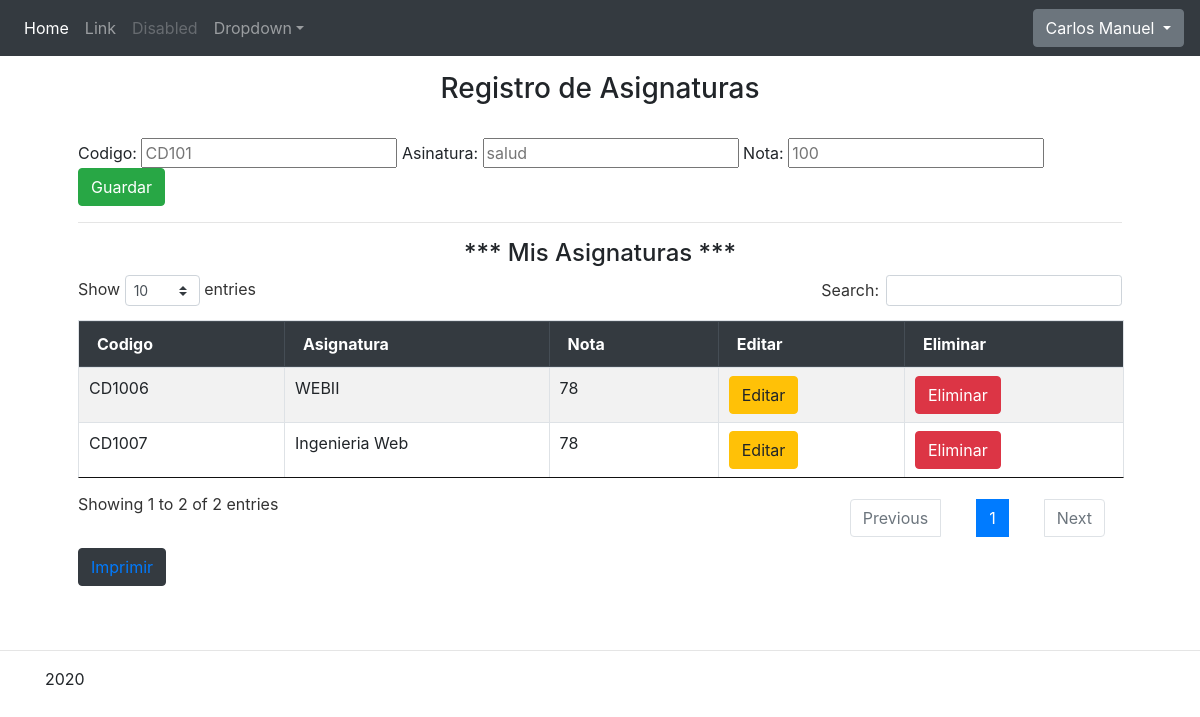
The app's page /admin.php (signed in) with its own data.
### tables this page shows
CREATE TABLE `usuarios` (
  `IdUsuario` int(11) NOT NULL AUTO_INCREMENT,
  `NombreU` varchar(20) NOT NULL,
  `PasswordU` text NOT NULL,
  `IdAlumno` int(11) NOT NULL,
  `IdTipoUsuario` int(11) NOT NULL,
  PRIMARY KEY (`IdUsuario`)
);

CREATE TABLE `alumno` (
  `IdAlumno` int(11) NOT NULL AUTO_INCREMENT,
  `NombreA` varchar(70) NOT NULL,
  `TelefonoA` varchar(12) NOT NULL,
  `GeneroA` varchar(12) NOT NULL,
  `CorreoA` varchar(40) NOT NULL,
  PRIMARY KEY (`IdAlumno`)
);

CREATE TABLE `asignaturas` (
  `id` int(11) NOT NULL AUTO_INCREMENT,
  `codigoAsignatura` varchar(25) NOT NULL,
  `nombreAsignatura` varchar(40) NOT NULL,
  `nota` int(11) NOT NULL,
  `IdAlumno` int(11) DEFAULT NULL,
  PRIMARY KEY (`id`)
);

### admin.php (the view, shortened to what this page needs)
<?php
    include ('conexion/conexion_db.php');
    $iduser = $_SESSION['id_usuario'];
    $sql="SELECT u.Idusuario, a.NombreA FROM usuarios AS u INNER JOIN alumno A ON u.IdAlumno = a.IdAlumno
                 WHERE u.Idusuario = '$iduser'";
    $resultado = $conn->query($sql);
    $row = $resultado->fetch_assoc();
    $vermaterias = "SELECT u.Idusuario, m.id, m.codigoAsignatura, m.nombreAsignatura, m.nota
                    FROM usuarios AS u INNER JOIN asignaturas AS m ON u.Idusuario = m.IdAlumno
                    WHERE u.Idusuario = '$iduser'";
    $resulmaterias = $conn->query($vermaterias);
?>
    <?php include 'inc/head.php'; ?>
<nav class="navbar navbar-expand-md navbar-dark fixed-top bg-dark">
    <div class="collapse navbar-collapse" id="navbarsExampleDefault">
        <ul class="navbar-nav mr-auto">
            <li class="nav-item active">
                <a class="nav-link" href="jumbotron.htm#">Home <span class="sr-only">(current)</span></a>
            </li>
            <li class="nav-item">
                <a class="nav-link" href="jumbotron.htm#">Link</a>
            </li>
            <li class="nav-item">
                <a class="nav-link disabled" href="jumbotron.htm#">Disabled</a>
            </li>
            <li class="nav-item dropdown">
                <a class="nav-link dropdown-toggle" href="jumbotron.htm#" id="dropdown01" data-toggle="dropdown" aria-haspopup="true" aria-expanded="false">Dropdown</a>
            </li>
        </ul>
    </div>
    <div class="dropdown">
        <button class="btn btn-secondary dropdown-toggle" type="button" id="dropdownMenuButton" data-toggle="dropdown" aria-haspopup="true" aria-expanded="false">
            <?php echo $row['NombreA']; ?>
        </button>
    </div>
</nav>
<div class="container p-lg-5" >
    <h3 align="center" class="p-4">Registro de Asignaturas</h3>
    <form action="<?php $_SERVER["PHP_SELF"] ?>" method="post">
        Codigo: <input type="text" name="cod" placeholder="CD101" required>
        Asinatura: <input type="text" name="asignatura" placeholder="salud" required>
        Nota: <input type="number" name="nota" placeholder="100" required>
        <input type="submit" value="Guardar" name="guardar" class="btn btn-success">
    </form>
    <hr>
    <h4 align="center"> *** Mis Asignaturas *** </h4>
    <table class="table table-bordered table-striped table-hover" id="example" cellpadding="0" width="100%">
        <thead class="thead-dark">
            <tr>
                <th>Codigo</th>
                <th>Asignatura</th>
                <th>Nota</th>
                <th>Editar</th>
                <th>Eliminar</th>
            </tr>
        </thead>
        <tbody>
                <?php
                    while ($regmaterias = $resulmaterias->fetch_array(MYSQLI_BOTH)) {
                        echo '<tr>
                                    <td>'.$regmaterias['codigoAsignatura'].'</td>
                                    <td>'.$regmaterias['nombreAsignatura'].'</td>
                                    <td>'.$regmaterias['nota'].'</td>
                                    <td><a href="editarAsignatura.php?id='.$regmaterias['id'].'" class="btn btn-warning">Editar</a></td>
                                    <td><a href="deleteAsignatura.php?id='.$regmaterias['id'].'" class="btn btn-danger">Eliminar</a></td>
                                </tr>';
                    }
                ?>
        </tbody>
    </table>
    <div class="btn btn-dark">
        <a href="ReportePDF.php" target="_blank">Imprimir</a>
    </div>
</div>
<?php include 'inc/footer.php'; ?>

### records on screen
usuarios: IdAlumno.NombreA "Carlos Manuel", asignaturas.codigoAsignatura "CD1006", asignaturas.nombreAsignatura "WEBII", asignaturas.nota "78", asignaturas.codigoAsignatura "CD1007", asignaturas.nombreAsignatura "Ingenieria Web"
